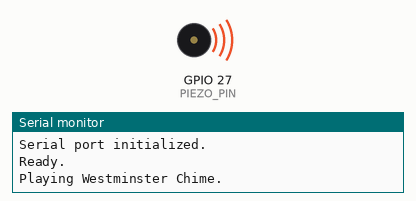
The sketch below on a simulated ESP32. On the bench: buzzer (waves = sounding), the last lines printed to the serial monitor.

Above: at 0.4 s.
At 19.2 s:
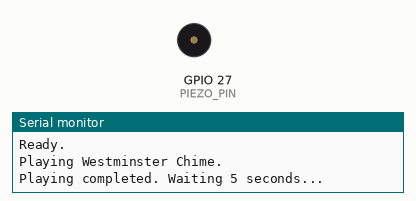
Timing chart, 0 to 28.3 s (numbered marks = the images above):
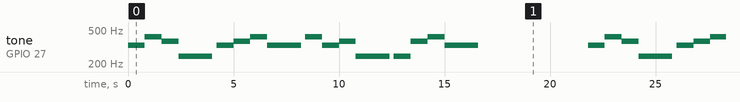

The sketch:

Tone.ino
```cpp
// (licence header left out)
#include "MusicNotes.h"

//
// The piezo buzzer is connected to analog pin D7 (PA4, A4, physical pin 36).
//
#define PIEZO_PIN 27

void setup() {
  //
  // Initialize the serial port.
  //
  Serial.begin(500000);

  //
  // Wait for serial port to connect.
  //
  while (!Serial) {}
  Serial.println("Serial port initialized.");

  //
  // Setup has completed.
  //
  Serial.println("Ready.");
}

void loop() {
  /* Westminster Chime -> start : 20
      E4, G♯4, F♯4, B3
      E4, F♯4, G♯4, E4
      G♯4, E4, F♯4, B3
      B3, F♯4, G♯4, E4
  */

  Serial.println("Playing Westminster Chime.");

  //
  // Play the Westminster Chime.
  //
  tone(PIEZO_PIN, NOTE_E4); delay(800);
  tone(PIEZO_PIN, NOTE_GS4); delay(800);
  tone(PIEZO_PIN, NOTE_FS4); delay(800);
  tone(PIEZO_PIN, NOTE_B3); delay(1600);
  noTone(PIEZO_PIN); delay(200);

  tone(PIEZO_PIN, NOTE_E4); delay(800);
  tone(PIEZO_PIN, NOTE_FS4); delay(800);
  tone(PIEZO_PIN, NOTE_GS4); delay(800);
  tone(PIEZO_PIN, NOTE_E4); delay(1600);
  noTone(PIEZO_PIN); delay(200);

  tone(PIEZO_PIN, NOTE_GS4); delay(800);
  tone(PIEZO_PIN, NOTE_E4); delay(800);
  tone(PIEZO_PIN, NOTE_FS4); delay(800);
  tone(PIEZO_PIN, NOTE_B3); delay(1600);
  noTone(PIEZO_PIN); delay(200);

  tone(PIEZO_PIN, NOTE_B3); delay(800);
  tone(PIEZO_PIN, NOTE_FS4); delay(800);
  tone(PIEZO_PIN, NOTE_GS4); delay(800);
  tone(PIEZO_PIN, NOTE_E4); delay(1600);
  noTone(PIEZO_PIN); delay(200);

  //
  // Wait 5 seconds.
  //
  Serial.println("Playing completed. Waiting 5 seconds...");
  noTone(PIEZO_PIN);
  delay(5000);
}
```

MusicNotes.h
```cpp
#ifndef NOTES_H
#define NOTES_H

//
// From: https://www.arduino.cc/en/Tutorial/ToneMelody?from=Tutorial.Tone
//
#define NOTE_REST 0
#define NOTE_B0  31
#define NOTE_C1  33
#define NOTE_CS1 35
#define NOTE_D1  37
#define NOTE_DS1 39
#define NOTE_E1  41
#define NOTE_F1  44
#define NOTE_FS1 46
#define NOTE_G1  49
#define NOTE_GS1 52
#define NOTE_A1  55
#define NOTE_AS1 58
#define NOTE_B1  62
#define NOTE_C2  65
#define NOTE_CS2 69
#define NOTE_D2  73
#define NOTE_DS2 78
#define NOTE_E2  82
#define NOTE_F2  87
#define NOTE_FS2 93
#define NOTE_G2  98
#define NOTE_GS2 104
#define NOTE_A2  110
#define NOTE_AS2 117
#define NOTE_B2  123
#define NOTE_C3  131
#define NOTE_CS3 139
#define NOTE_D3  147
#define NOTE_DS3 156
#define NOTE_E3  165
#define NOTE_F3  175
#define NOTE_FS3 185
#define NOTE_G3  196
#define NOTE_GS3 208
#define NOTE_A3  220
#define NOTE_AS3 233
#define NOTE_B3  247
#define NOTE_C4  262
#define NOTE_CS4 277
#define NOTE_D4  294
#define NOTE_DS4 311
#define NOTE_E4  330
#define NOTE_F4  349
#define NOTE_FS4 370
#define NOTE_G4  392
#define NOTE_GS4 415
#define NOTE_A4  440
#define NOTE_AS4 466
#define NOTE_B4  494
#define NOTE_C5  523
#define NOTE_CS5 554
#define NOTE_D5  587
#define NOTE_DS5 622
#define NOTE_E5  659
#define NOTE_F5  698
#define NOTE_FS5 740
#define NOTE_G5  784
#define NOTE_GS5 831
#define NOTE_A5  880
#define NOTE_AS5 932
#define NOTE_B5  988
#define NOTE_C6  1047
#define NOTE_CS6 1109
#define NOTE_D6  1175
#define NOTE_DS6 1245
#define NOTE_E6  1319
#define NOTE_F6  1397
#define NOTE_FS6 1480
#define NOTE_G6  1568
#define NOTE_GS6 1661
#define NOTE_A6  1760
#define NOTE_AS6 1865
#define NOTE_B6  1976
#define NOTE_C7  2093
#define NOTE_CS7 2217
#define NOTE_D7  2349
#define NOTE_DS7 2489
#define NOTE_E7  2637
#define NOTE_F7  2794
#define NOTE_FS7 2960
#define NOTE_G7  3136
#define NOTE_GS7 3322
#define NOTE_A7  3520
#define NOTE_AS7 3729
#define NOTE_B7  3951
#define NOTE_C8  4186
#define NOTE_CS8 4435
#define NOTE_D8  4699
#define NOTE_DS8 4978

#endif
```
